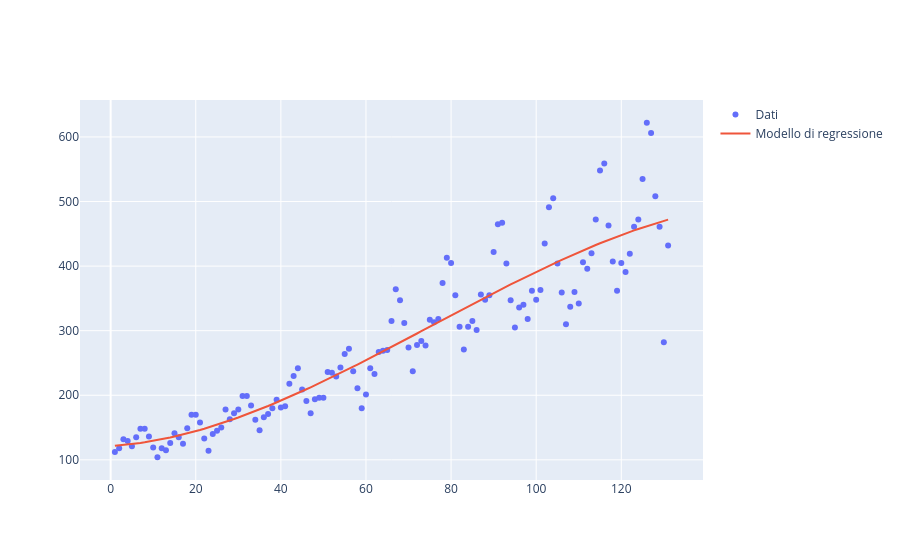

The code cell stored with this chart in its notebook:
### Markdown cell above
### Es 1
Hai a disposizione un file `data.csv` contenente dati mensili di traffico aereo con due colonne:

- `date`: data in formato `YYYY-MM` (mese/anno)
- `passengers`: numero di passeggeri per quel mese


Costruisci un modello di **regressione polinomiale** che approssima l’andamento del numero di passeggeri nel tempo.

1. Carica il dataset.
2. Convertilo in un formato numerico utilizzando una colonna `mese_numerico` che conti i mesi a partire da gennaio 1949.
3. Applica una regressione polinomiale (grado a tua scelta).
4. Calcola l’RMSE tra i valori reali e quelli predetti.
5. Visualizza i dati reali e la curva stimata con Plotly.

### Code cell
import pandas as pd
import numpy as np
from sklearn.linear_model import LinearRegression
from sklearn.preprocessing import PolynomialFeatures
from sklearn.pipeline import make_pipeline
import plotly.graph_objects as go
from sklearn.metrics import root_mean_squared_error
from sklearn.model_selection import train_test_split

#Carico il dataset, lo pulisco e lo visualizzo
df = pd.read_csv('/Users/gabrielalfeo/Desktop/Git/ProgrammingLab/data.csv')
df['passengers']=df['passengers'].replace(np.nan,df.passengers.mean())
df.drop_duplicates()
print(df.head())

#Creo la nuova colonna
df['mese_numerico']=np.arange(1,(len(df)+1))
print(df.head())

#Applico la regressione
X = df[['mese_numerico']]
y = df['passengers']

model = make_pipeline(PolynomialFeatures(3),LinearRegression())
model.fit(X,y)

#Valori predetti
val_pred = model.predict(X)

#calcolo la RMSE
rmse = root_mean_squared_error(df.passengers, val_pred)
print('Rmse: ', rmse)

#Uso Plotly per visualizzare il mio modello
fig = go.Figure()
fig.add_trace(go.Scatter(x = df.mese_numerico, y = df.passengers, mode = 'markers',name='Dati'))
fig.add_trace(go.Scatter(x = df.mese_numerico, y=val_pred, mode='lines',name='Modello di regressione'))
fig.show()

### Figure 1 — Plotly figure (JSON) as saved in the notebook; plotly's stock layout.template omitted (floating-point values rounded to 4 significant figures; data arrays with more than 128 entries replaced by an {"elided": "..."} marker saying what was removed)
{"data": [{"mode": "markers", "name": "Dati", "type": "scatter", "x": {"elided": "131 int values"}, "y": {"elided": "131 float values"}}, {"mode": "lines", "name": "Modello di regressione", "type": "scatter", "x": {"elided": "131 int values"}, "y": {"elided": "131 float values"}}], "layout": {}}
